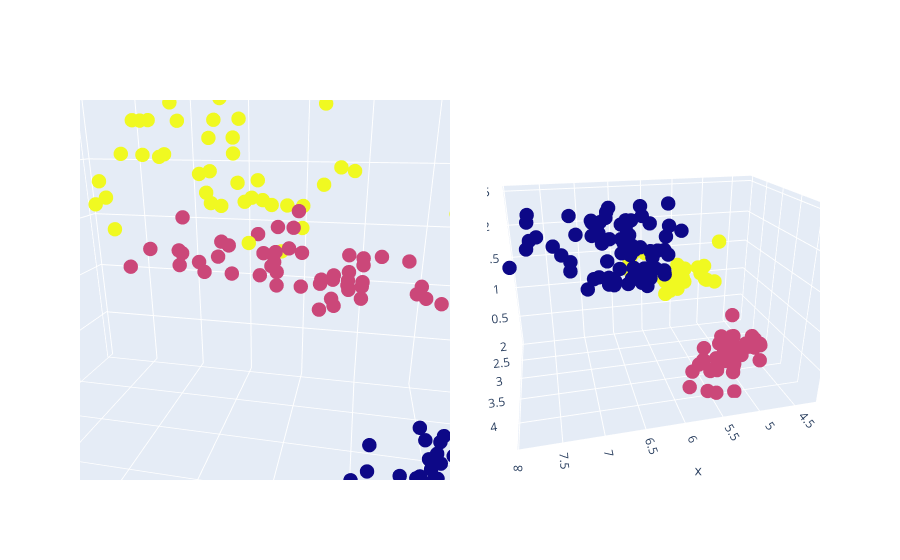

Notebook code for this chart:
### Markdown cell above
## Iris Dataset

Let's test Ward's method on some real dataset.

### Code cell
import plotly.express as px

df = px.data.iris()
X = df[["sepal_length", "sepal_width", "petal_width"]]

clusters = predict_clusters(X, n_clusters=3)

fig = make_subplots(rows=1, cols=2, specs=[[{'type': 'surface'}, {'type': 'surface'}]])

fig.add_trace(
    go.Scatter3d(
        x=df["sepal_length"],
        y=df["sepal_width"],
        z=df["petal_width"],
        mode='markers',
        marker=dict(
            color=df["species_id"]
        )
    ),
    row=1, col=1,
)

fig.add_trace(
    go.Scatter3d(
        x=df["sepal_length"],
        y=df["sepal_width"],
        z=df["petal_width"],
        mode='markers',
        marker=dict(
            color=clusters
        )
    ),
    row=1, col=2
)

fig.update_traces(marker_size = 5, showlegend=False)

fig.update_layout(scene={'domain': {'x': [0.0, 0.5], 'y': [0.0, 1.0]},
              'xaxis': {'title': {'text': 'sepal_length'}},
              'yaxis': {'title': {'text': 'sepal_width'}},
              'zaxis': {'title': {'text': 'petal_width'}}})
fig.show()

### Figure 1 — Plotly figure (JSON) as saved in the notebook; plotly's stock layout.template omitted (floating-point values rounded to 4 significant figures; data arrays with more than 128 entries replaced by an {"elided": "..."} marker saying what was removed)
{"data": [{"marker": {"color": {"elided": "150 int values"}, "size": 5}, "mode": "markers", "scene": "scene", "showlegend": false, "type": "scatter3d", "x": {"elided": "150 float values"}, "y": {"elided": "150 float values"}, "z": {"elided": "150 float values"}}, {"marker": {"color": {"elided": "150 int values"}, "size": 5}, "mode": "markers", "scene": "scene2", "showlegend": false, "type": "scatter3d", "x": {"elided": "150 float values"}, "y": {"elided": "150 float values"}, "z": {"elided": "150 float values"}}], "layout": {"autosize": true, "scene": {"aspectmode": "auto", "aspectratio": {"x": 1.31, "y": 0.8736, "z": 0.8736}, "camera": {"center": {"x": 0, "y": 0, "z": 0}, "eye": {"x": -0.1873, "y": 0.9093, "z": 0.3212}, "projection": {"type": "perspective"}, "up": {"x": 0, "y": 0, "z": 1}}, "domain": {"x": [0, 0.5], "y": [0, 1]}, "xaxis": {"title": {"text": "sepal_length"}, "type": "linear"}, "yaxis": {"title": {"text": "sepal_width"}, "type": "linear"}, "zaxis": {"title": {"text": "petal_width"}, "type": "linear"}}, "scene2": {"aspectmode": "auto", "aspectratio": {"x": 1.31, "y": 0.8736, "z": 0.8736}, "camera": {"center": {"x": 0, "y": 0, "z": 0}, "eye": {"x": 0.4638, "y": 1.935, "z": 0.8524}, "projection": {"type": "perspective"}, "up": {"x": 0, "y": 0, "z": 1}}, "domain": {"x": [0.55, 1], "y": [0, 1]}}}}
